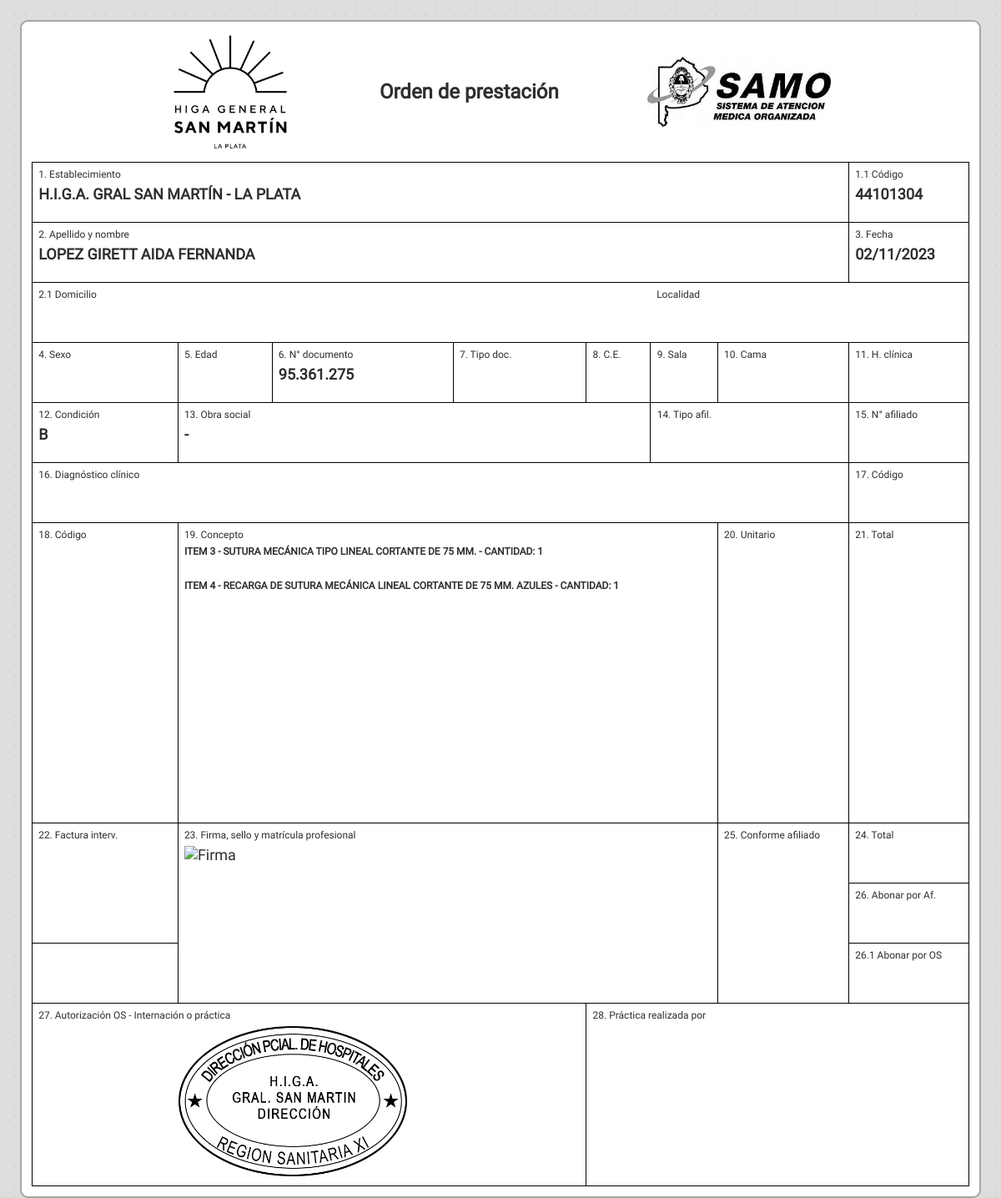
The page /app/seguimiento/planillas/samo.php?idSol=40 (signed in) on the database its author committed.
### tables this page shows
CREATE TABLE `solicitudes` (
  `id` int(11) NOT NULL,
  `solicitud` varchar(255) NOT NULL,
  `tipo_solicitud` varchar(255) NOT NULL,
  `fecha_solicitud` date NOT NULL,
  `GDEBA` varchar(255) NOT NULL,
  `items_JSON` longtext NOT NULL CHECK (json_valid(`items_JSON`)),
  `paciente` varchar(255) NOT NULL,
  `dni` varchar(255) NOT NULL,
  `domicilio` varchar(255) NOT NULL,
  `localidad` varchar(255) NOT NULL,
  `sexo` varchar(255) NOT NULL,
  `edad` varchar(255) NOT NULL,
  `tipoDoc` varchar(255) NOT NULL,
  `telefono` varchar(255) NOT NULL,
  `estado` varchar(255) NOT NULL,
  `tipo_cirugia` varchar(255) NOT NULL,
  `fecha_perfeccionamiento` date NOT NULL,
  `sol_provision` varchar(255) NOT NULL,
  `fecha_cirugia` date NOT NULL,
  `comentarios` longtext NOT NULL,
  `nomencladores` text NOT NULL,
  `categoriascie` text NOT NULL,
  `banco` varchar(255) NOT NULL,
  `firmante` varchar(255) NOT NULL,
  `intervencion` varchar(255) NOT NULL
);

CREATE TABLE `items` (
  `id` int(11) NOT NULL,
  `item` int(11) NOT NULL,
  `barcode` varchar(255) NOT NULL,
  `nombre` text NOT NULL,
  `d_corta` text NOT NULL,
  `d_larga` text NOT NULL,
  `estudios` text NOT NULL,
  `stock` int(11) NOT NULL,
  `categoria` varchar(255) NOT NULL,
  `banco` varchar(255) NOT NULL,
  `estado` varchar(255) NOT NULL
);

### app/seguimiento/planillas/samo.php (the view, shortened to what this page needs)
<?php
require_once '../../../app/db/user.php';
$db = new DB();
$pdo = $db->connect();
if (isset($_GET['idSol']) && is_numeric($_GET['idSol'])) {
    $idSol = $_GET['idSol'];
    $query = "SELECT id, tipo_solicitud, DATE_FORMAT(fecha_solicitud, '%d/%m/%Y') AS fecha_solicitud, items_JSON, paciente, dni, categoriascie, domicilio, localidad, sexo, edad, tipoDoc, firmante FROM solicitudes WHERE id = :idSol";
    $statement = $pdo->prepare($query);
    $statement->bindParam(':idSol', $idSol, PDO::PARAM_INT);
    if ($statement->execute()) {
        $result = $statement->fetch(PDO::FETCH_ASSOC);
        $fecha_solicitud = $result['fecha_solicitud'];
        $tipo_solicitud = $result['tipo_solicitud'];
        $items_JSON = $result['items_JSON'];
        $paciente = $result['paciente'];
        $dni = $result['dni'];
        $firmante = $result['firmante'];
    }
    $firmQuery = "SELECT matricula, ref, firma FROM users WHERE matricula = :matricula";
    try {
        $firmStatement = $pdo->prepare($firmQuery);
        $firmStatement->bindParam(':matricula', $firmante, PDO::PARAM_INT);
        if (!$firmStatement->execute()) {
            throw new PDOException("Error al ejecutar la consulta.");
        }
        $firmResult = $firmStatement->fetch(PDO::FETCH_ASSOC);
        $firma = $firmResult['firma'];
    } catch (PDOException $e) {
        echo "Error: " . $e->getMessage();
    }
}
?>
<!DOCTYPE html>
<html lang="es-AR">
<head>
    <link rel="stylesheet" href="/Banco/public/css/base.css">
    <link rel="stylesheet" href="/Banco/public/css/header.css">
    <link rel="stylesheet" href="/Banco/public/css/samo.css">
</head>
<body>
    <article>
        <div class="one">
            <img style="margin-left: 5vw; height: 12vw;" src="/Banco/public/image/hsmlogobn.png">
            <h1>Orden de prestación</h1>
            <img style="margin-right: 5vw;" src="/Banco/public/image/SAMO.jpg">
        </div>
        <table>
            <tr>
                <td colspan="7">
                    <p>1. Establecimiento</p>
                    <b>H.I.G.A. GRAL SAN MARTÍN - LA PLATA</b>
                </td>
                <td>
                    <p>1.1 Código</p>
                    <b>44101304</b>
                </td>
            </tr>
            <tr>
                <td colspan="7">
                    <p>2. Apellido y nombre</p>
                    <b><?php echo $paciente ?></b>
                </td>
                <td>
                    <p>3. Fecha</p>
                    <b><?php echo $fecha_solicitud ?></b>
                </td>
            </tr>
            <tr>
                <td colspan="5" style="border-right: none;">
                    <p>2.1 Domicilio</p>
                </td>
                <td colspan="3" style="border-left: none;">
                    <p>Localidad</p>
                </td>
            </tr>
            <tr>
                <td>
                    <p>4. Sexo</p>
                </td>
                <td>
                    <p>5. Edad</p>
                </td>
                <td>
                    <p>6. N° documento</p>
                    <b><?php echo $dni ?></b>
                </td>
                <td>
                    <p>7. Tipo doc.</p>
                </td>
                <td>
                    <p>8. C.E.</p>
                </td>
                <td>
                    <p>9. Sala</p>
                </td>
                <td>
                    <p>10. Cama</p>
                </td>
                <td>
                    <p>11. H. clínica</p>
                </td>
            </tr>
            <tr>
                <td>
                    <p>12. Condición</p>
                    <b>B</b>
                </td>
                <td colspan="4">
                    <p>13. Obra social</p>
                    <b>-</b>
                </td>
                <td colspan="2">
                    <p>14. Tipo afil.</p>
                </td>
                <td>
                    <p>15. N° afiliado</p>
                </td>
            </tr>
            <tr>
                <td colspan="7">
                    <p>16. Diagnóstico clínico</p>
                </td>
                <td>
                    <p>17. Código</p>
                </td>
            </tr>
            <tr style="height: 30vw;">
                <td>
                    <p>18. Código</p>
                </td>
                <td colspan="5">
                    <p>19. Concepto</p>
                    <b style="font-size: 1vw;">
                        <?php
                        if ($tipo_solicitud == "Para nominalizar stock") {
                            $items_array = json_decode($items_JSON, true);
                            $html = '';
                            foreach ($items_array as $item) {
                                $id = $item['id'];
                                $cantidad = $item['cantidad'];
                                $query = "SELECT item, nombre FROM items WHERE id = :id";
                                $stmt = $pdo->prepare($query);
                                $stmt->bindParam(':id', $id, PDO::PARAM_INT);
                                $stmt->execute();
                                $result = $stmt->fetch(PDO::FETCH_ASSOC);
                                if ($result) {
                                    $item = $result['item'];
                                    $nombre = $result['nombre'];
                                    $html .= "<p>Item $item - $nombre - Cantidad: $cantidad </p></br>";
                                } else {
                                    $html .= 'No se encontró información para el ID ' . $id . '';
                                }
                            }
                            echo $html;
                        }
                        ?>
                    </b>
                </td>
                <td>
                    <p>20. Unitario</p>
                </td>
                <td>
                    <p>21. Total</p>
                </td>
            </tr>
            <tr style="height: 6vw;">
                <td rowspan="2">
                    <p>22. Factura interv.</p>
                </td>
                <td rowspan="3" colspan="5">
                    <p>23. Firma, sello y matrícula profesional</p>
                    <img alt="Firma" style="height: 20vw; width: auto;">
                </td>
                <td rowspan="3">
                    <p>25. Conforme afiliado</p>
                </td>
                <td>
                    <p>24. Total</p>
                </td>
            </tr>
            <tr style="height: 6vw;">
                <td>
                    <p>26. Abonar por Af.</p>
                </td>
            </tr>
            <tr style="height: 6vw;">
                <td></td>
                <td>
                    <p>26.1 Abonar por OS</p>
                </td>
            </tr>
            <tr style="height: 17vw;">
                <td colspan="4">
                    <p>27. Autorización OS - Internación o práctica</p>
                    <img style="width: auto; height: 15vw; margin-left: 14vw;" src="/Banco/public/image/sellohsm.png">
                </td>
                <td colspan="4">
                    <p>28. Práctica realizada por</p>
                </td>
            </tr>
        </table>
    </article>
</body>
</html>

### public/css/base.css (style rules this page uses)
:root { --color1: #5a24c7; --color2: #712cf9; --color3: #491da1; --color4: #37167a; --color5: #1b0b3b; }
article { padding: 1vw; width: 100%; min-height: calc(100% - 5.5vw); display: flex; flex-direction: column; color: #2e2e2e; font-size: 1vw; }

### public/css/header.css (style rules this page uses)
* { margin: 0; padding: 0; box-sizing: border-box; font-family: "Roboto", sans-serif; }
html { height: 100%; width: 100%; }
body { height: 100%; width: 100%; margin: 0; background-color: #dddddd; background-image: radial-gradient(#cfcfcfd4 0.1vw, transparent 0); background-size: 1vw 1vw; background-position: -19vw -19vw; }

### public/css/samo.css (style rules this page uses)
* { font-size: 1.5vw; }
body { padding: 2vw; }
article { background-color: #fff; border-radius: .8vw; border: 2px #969696d4 solid; }
.one { display: flex; flex-direction: row; align-items: center; justify-content: space-evenly; margin-bottom: 1vw; }
img { width: auto; height: 7vw; }
h1 { font-size: 2vw; }
table { border-collapse: collapse; border-width: .2vw; padding: 1vw; border: .15vw #000 solid; border-radius: .2vw; }
td { padding: .6vw; border: .1vw #000 solid; vertical-align: top; height: 6vw; }
p { font-size: 1vw; margin-bottom: .5vw; }
b { text-transform: uppercase; }

### rows shown on the page
solicitudes: paciente "LOPEZ GIRETT AIDA FERNANDA", dni "95.361.275"
items: item "3", nombre "SUTURA MECÁNICA TIPO LINEAL CORTANTE DE 75 MM.", cantidad "1"
items: item "4", nombre "RECARGA DE SUTURA MECÁNICA LINEAL CORTANTE DE 75 MM. AZULES", cantidad "1"

### other values the page prints
$fecha_solicitud "02/11/2023"
